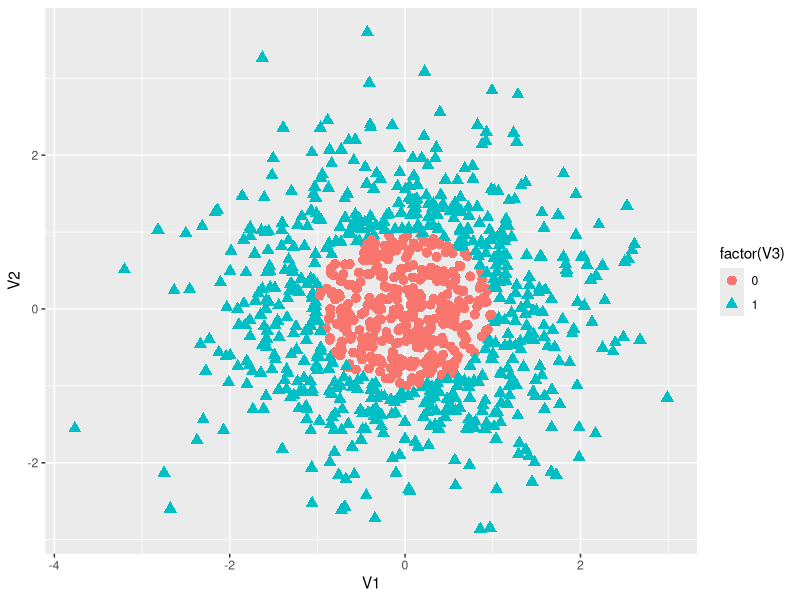
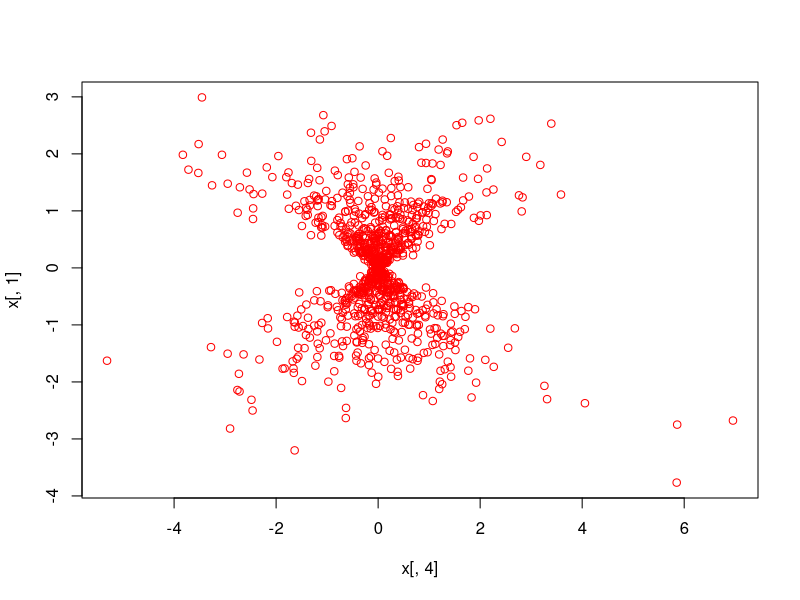
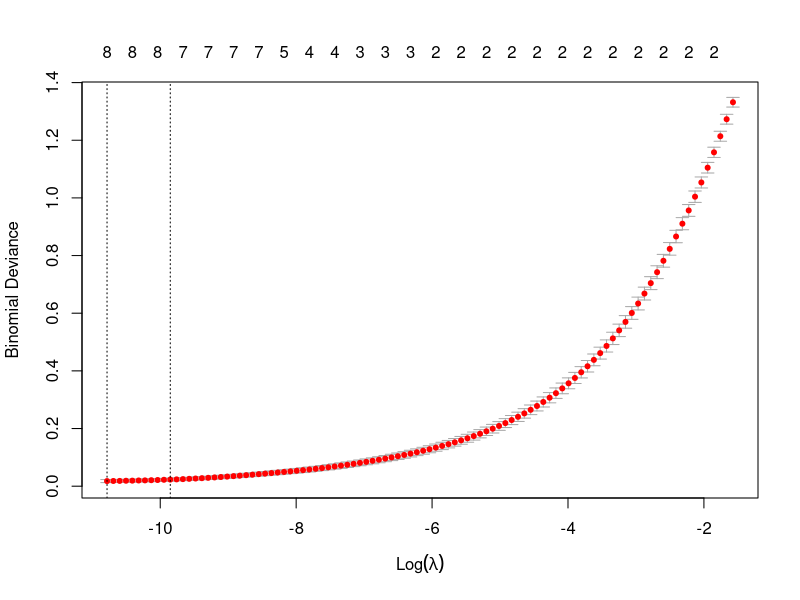
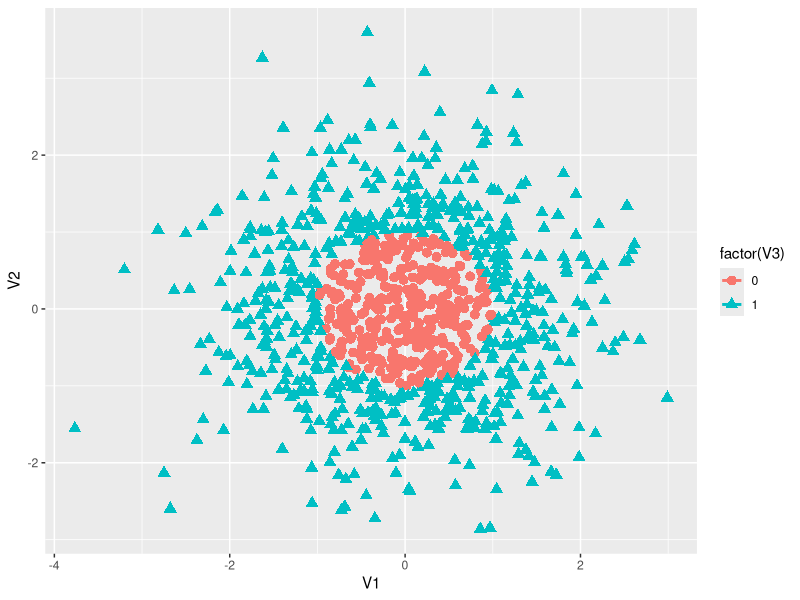

R code for these plots, in order:
library(ggplot2)
library(glmnet)
library(reshape2)
## 参考：http://xccds1977.blogspot.com/2012/05/glmnetlasso.html
set.seed(123456)
# 模拟数据
data <- data.frame(V1=rnorm(1000),V2=rnorm(1000))
data$V3=ifelse((data$V2^2+data$V1^2)>1,1,0)
# 模拟的数据，第三列是离散性的因变量，取决于第一列和第二列两个自变量。
# 主要判断该点距离原点c(0,0)距离是否超过1，所以下面的回归会用逻辑回归

## 

# 散点图
p=ggplot()+ 
  geom_point(data=data,aes(V1,V2,colour=factor(V3),
                           shape=factor(V3)),size=3)
print(p)
# 建立六阶多项式自变量
attach(data)
degree = 6
X = matrix(rep(1,length(V1)),ncol=1)
for (i in 1:degree) {
  for (j in 0:i) {
    X <-cbind(X, (V1^(i-j))*V2^j)
  }
}
x<- X[,-1]
## 本来自变量只有2个，通过一个六阶多项式增加了26个干扰自变量。
summary(x)
## 最终根据这28个自变量来进行LASSO模型的构建，来预测因变量Y。
Y <- data$V3

lm.sol <- lm(Y ~ x )
summary(lm.sol)
#利用car包中的vif（）函数
#library(car)
#vif(lm.sol)
plot(x[,1] ~ x[,4], col = "red"   )


# 用glmnet包建模
model <- cv.glmnet(x,Y,family="binomial",type.measure="deviance")
# 绘制CV曲线图，选择最佳lambda值
plot(model)
model$lambda.1se
# 提取最终模型
model.final <- model$glmnet.fit
# 取得简洁模型的参数系数
model.coef <- coef(model$glmnet.fit, s = model$lambda.1se)
# 取得原始模型的参数系数
all.coef <- coef(model$glmnet.fit, s =  min(model.final$lambda))

# 可以用predict进行预测
pre <-predict(model.final,newx=x,s=model$lambda.1se,type='class')
table(Y,pre)
# 预测结果太好了一点，因为这里训练集等于测试集。


# 下面的工作全部是为了绘制决策边界
 
u <- seq(-1,1.2, len=200)
v <- seq(-1,1.2, len=200)

z28 <-z9  <- matrix(0, length(u), length(v))

mapFeature <- function(u,v, degree=6) {
  out <- sapply(0:degree,function(i)
    sapply(0:i, function(j)
      u^(i-j) * v^j
    )
  )
  out <- unlist(out)
  return(out)
}

for (i in 1:length(u)) {
  for (j in 1:length(v)) {
    features <- mapFeature(u[i],v[j])
    z9[i,j] <- as.numeric(features %*% model.coef)
    z28[i,j] <- as.numeric(features %*%all.coef)
  }
}

rownames(z9) <- rownames(z28) <- as.character(u)
colnames(z9) <- colnames(z28) <-  as.character(v)

z9.melted <- melt(z9)
z28.melted <- melt(z28)
z9.melted <- data.frame(z9.melted, lambda=9)
z28.melted <- data.frame(z28.melted, lambda=28)

zz <- rbind(z9.melted, z28.melted)
zz$lambda <- factor(zz$lambda)
colnames(zz) <- c("u", "v", "z", "lambda")

p <- ggplot()+ 
  geom_point(data=data,aes(V1,V2,colour=factor(V3),shape=factor(V3)),size=3) +
  geom_contour(data=zz, aes(u, v, z = z,
                            group=lambda, colour=lambda),bins=1,size=1)

p










